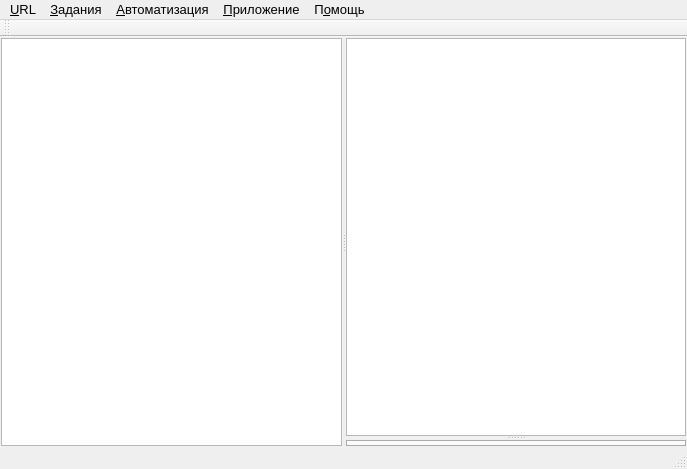
<?xml version="1.0" encoding="UTF-8"?>
<ui version="4.0">
 <class>REXWindow</class>
 <widget class="QMainWindow" name="REXWindow">
  <property name="geometry">
   <rect>
    <x>0</x>
    <y>0</y>
    <width>687</width>
    <height>469</height>
   </rect>
  </property>
  <property name="windowTitle">
   <string>REXLoader</string>
  </property>
  <property name="windowIcon">
   <iconset resource="resources.qrc">
    <normaloff>:/appimages/trayicon.png</normaloff>:/appimages/trayicon.png</iconset>
  </property>
  <widget class="QWidget" name="centralWidget">
   <layout class="QVBoxLayout" name="verticalLayout">
    <property name="spacing">
     <number>1</number>
    </property>
    <property name="margin">
     <number>1</number>
    </property>
    <item>
     <widget class="QSplitter" name="splitter_2">
      <property name="autoFillBackground">
       <bool>true</bool>
      </property>
      <property name="orientation">
       <enum>Qt::Horizontal</enum>
      </property>
      <widget class="QTreeView" name="treeView">
       <property name="acceptDrops">
        <bool>true</bool>
       </property>
       <property name="showDropIndicator" stdset="0">
        <bool>true</bool>
       </property>
       <property name="dragEnabled">
        <bool>true</bool>
       </property>
       <property name="dragDropOverwriteMode">
        <bool>true</bool>
       </property>
       <property name="dragDropMode">
        <enum>QAbstractItemView::DragDrop</enum>
       </property>
       <property name="defaultDropAction">
        <enum>Qt::MoveAction</enum>
       </property>
       <property name="verticalScrollMode">
        <enum>QAbstractItemView::ScrollPerPixel</enum>
       </property>
      </widget>
      <widget class="QSplitter" name="splitter">
       <property name="orientation">
        <enum>Qt::Vertical</enum>
       </property>
       <widget class="TableView" name="tableView">
        <property name="verticalScrollMode">
         <enum>QAbstractItemView::ScrollPerPixel</enum>
        </property>
        <property name="horizontalScrollMode">
         <enum>QAbstractItemView::ScrollPerPixel</enum>
        </property>
        <property name="wordWrap">
         <bool>false</bool>
        </property>
        <attribute name="verticalHeaderVisible">
         <bool>false</bool>
        </attribute>
        <attribute name="verticalHeaderDefaultSectionSize">
         <number>25</number>
        </attribute>
       </widget>
       <widget class="QTabWidget" name="tabWidget">
        <property name="tabPosition">
         <enum>QTabWidget::South</enum>
        </property>
        <property name="currentIndex">
         <number>-1</number>
        </property>
       </widget>
      </widget>
     </widget>
    </item>
   </layout>
  </widget>
  <widget class="QMenuBar" name="menuBar">
   <property name="geometry">
    <rect>
     <x>0</x>
     <y>0</y>
     <width>687</width>
     <height>22</height>
    </rect>
   </property>
   <property name="styleSheet">
    <string notr="true">QMenuBar 
{
Font-size: 13px;
}</string>
   </property>
   <widget class="QMenu" name="menuURL">
    <property name="title">
     <string>&amp;URL</string>
    </property>
    <addaction name="actionAdd_URL"/>
    <addaction name="actionDelURL"/>
    <addaction name="separator"/>
    <addaction name="actionDelURLFiles"/>
    <addaction name="separator"/>
    <addaction name="actionImportURL"/>
   </widget>
   <widget class="QMenu" name="menu">
    <property name="title">
     <string>&amp;Задания</string>
    </property>
    <widget class="QMenu" name="menu_7">
     <property name="title">
      <string>Установить приоритет</string>
     </property>
     <addaction name="actionPVeryLow"/>
     <addaction name="actionPLow"/>
     <addaction name="actionPNormal"/>
     <addaction name="actionPHight"/>
     <addaction name="actionPVeryHight"/>
    </widget>
    <widget class="QMenu" name="menu_6">
     <property name="title">
      <string>Скорость загрузки</string>
     </property>
     <addaction name="actionVeryLow"/>
     <addaction name="actionLow"/>
     <addaction name="actionNormal"/>
     <addaction name="actionHight"/>
    </widget>
    <addaction name="actionStart"/>
    <addaction name="actionStop"/>
    <addaction name="actionStartAll"/>
    <addaction name="actionStopAll"/>
    <addaction name="actionRedownload"/>
    <addaction name="separator"/>
    <addaction name="menu_6"/>
    <addaction name="separator"/>
    <addaction name="menu_7"/>
    <addaction name="separator"/>
    <addaction name="actionOpenTask"/>
    <addaction name="actionOpenDir"/>
    <addaction name="separator"/>
    <addaction name="actionTaskPropert"/>
   </widget>
   <widget class="QMenu" name="menu_2">
    <property name="title">
     <string>&amp;Автоматизация</string>
    </property>
    <widget class="QMenu" name="menu_3">
     <property name="title">
      <string>По завершении заданий</string>
     </property>
     <addaction name="actionPoweroff"/>
     <addaction name="actionHibernate"/>
     <addaction name="actionSuspend"/>
    </widget>
    <addaction name="actionSchedule"/>
    <addaction name="menu_3"/>
   </widget>
   <widget class="QMenu" name="menu_4">
    <property name="title">
     <string>&amp;Приложение</string>
    </property>
    <addaction name="actionpluginsShow"/>
    <addaction name="separator"/>
    <addaction name="actionAppSettings"/>
   </widget>
   <widget class="QMenu" name="menu_5">
    <property name="title">
     <string>П&amp;омощь</string>
    </property>
    <addaction name="actionHelp"/>
    <addaction name="actionOnlineHelp"/>
    <addaction name="separator"/>
    <addaction name="actionAbout"/>
    <addaction name="actionAboutQt"/>
   </widget>
   <addaction name="menuURL"/>
   <addaction name="menu"/>
   <addaction name="menu_2"/>
   <addaction name="menu_4"/>
   <addaction name="menu_5"/>
  </widget>
  <widget class="QToolBar" name="mainToolBar">
   <property name="minimumSize">
    <size>
     <width>0</width>
     <height>0</height>
    </size>
   </property>
   <property name="windowTitle">
    <string>Панель инструментов</string>
   </property>
   <property name="movable">
    <bool>true</bool>
   </property>
   <property name="iconSize">
    <size>
     <width>24</width>
     <height>24</height>
    </size>
   </property>
   <property name="floatable">
    <bool>false</bool>
   </property>
   <attribute name="toolBarArea">
    <enum>TopToolBarArea</enum>
   </attribute>
   <attribute name="toolBarBreak">
    <bool>false</bool>
   </attribute>
  </widget>
  <widget class="QStatusBar" name="statusBar">
   <property name="maximumSize">
    <size>
     <width>16777215</width>
     <height>26</height>
    </size>
   </property>
  </widget>
  <action name="actionAdd_URL">
   <property name="icon">
    <iconset resource="resources.qrc">
     <normaloff>:/appimages/add_48x48.png</normaloff>:/appimages/add_48x48.png</iconset>
   </property>
   <property name="text">
    <string>Добавить URL</string>
   </property>
   <property name="shortcut">
    <string>Ins</string>
   </property>
  </action>
  <action name="actionDelURL">
   <property name="icon">
    <iconset resource="resources.qrc">
     <normaloff>:/appimages/delete_48x48.png</normaloff>:/appimages/delete_48x48.png</iconset>
   </property>
   <property name="text">
    <string>Удалить URL</string>
   </property>
   <property name="shortcut">
    <string>Del</string>
   </property>
  </action>
  <action name="actionStart">
   <property name="icon">
    <iconset resource="resources.qrc">
     <normaloff>:/appimages/start_48x48.png</normaloff>:/appimages/start_48x48.png</iconset>
   </property>
   <property name="text">
    <string>Запустить</string>
   </property>
  </action>
  <action name="actionStop">
   <property name="icon">
    <iconset resource="resources.qrc">
     <normaloff>:/appimages/pause_48x48.png</normaloff>:/appimages/pause_48x48.png</iconset>
   </property>
   <property name="text">
    <string>Приостановить</string>
   </property>
  </action>
  <action name="actionStartAll">
   <property name="icon">
    <iconset resource="resources.qrc">
     <normaloff>:/appimages/start_all_48x48.png</normaloff>:/appimages/start_all_48x48.png</iconset>
   </property>
   <property name="text">
    <string>Запустить все</string>
   </property>
  </action>
  <action name="actionStopAll">
   <property name="icon">
    <iconset resource="resources.qrc">
     <normaloff>:/appimages/pause_all_48x8.png</normaloff>:/appimages/pause_all_48x8.png</iconset>
   </property>
   <property name="text">
    <string>Приостановить все</string>
   </property>
  </action>
  <action name="actionTaskPropert">
   <property name="text">
    <string>Свойства задания</string>
   </property>
  </action>
  <action name="actionSchedule">
   <property name="icon">
    <iconset resource="resources.qrc">
     <normaloff>:/appimages/schedule.png</normaloff>:/appimages/schedule.png</iconset>
   </property>
   <property name="text">
    <string>Расписание</string>
   </property>
  </action>
  <action name="actionPoweroff">
   <property name="checkable">
    <bool>true</bool>
   </property>
   <property name="icon">
    <iconset resource="resources.qrc">
     <normaloff>:/appimages/shutdown.png</normaloff>:/appimages/shutdown.png</iconset>
   </property>
   <property name="text">
    <string>Выключить компьютер</string>
   </property>
  </action>
  <action name="actionpluginsShow">
   <property name="icon">
    <iconset resource="resources.qrc">
     <normaloff>:/appimages/plugins.png</normaloff>:/appimages/plugins.png</iconset>
   </property>
   <property name="text">
    <string>Плагины</string>
   </property>
  </action>
  <action name="actionAppSettings">
   <property name="icon">
    <iconset resource="resources.qrc">
     <normaloff>:/appimages/settings.png</normaloff>:/appimages/settings.png</iconset>
   </property>
   <property name="text">
    <string>Настройки приложения</string>
   </property>
  </action>
  <action name="actionHelp">
   <property name="text">
    <string>Помощь по программе</string>
   </property>
   <property name="shortcut">
    <string>F1</string>
   </property>
  </action>
  <action name="actionOnlineHelp">
   <property name="text">
    <string>On-line руководства</string>
   </property>
  </action>
  <action name="actionAbout">
   <property name="icon">
    <iconset resource="resources.qrc">
     <normaloff>:/appimages/trayicon.png</normaloff>:/appimages/trayicon.png</iconset>
   </property>
   <property name="text">
    <string>О программе</string>
   </property>
  </action>
  <action name="actionAboutQt">
   <property name="text">
    <string>О Qt</string>
   </property>
  </action>
  <action name="actionDelURLFiles">
   <property name="icon">
    <iconset resource="resources.qrc">
     <normaloff>:/appimages/delete_all._48x48png</normaloff>:/appimages/delete_all._48x48png</iconset>
   </property>
   <property name="text">
    <string>Удалить URL и файл</string>
   </property>
   <property name="shortcut">
    <string>Shift+Del</string>
   </property>
  </action>
  <action name="actionVeryLow">
   <property name="checkable">
    <bool>true</bool>
   </property>
   <property name="text">
    <string>Очень низкая</string>
   </property>
  </action>
  <action name="actionLow">
   <property name="checkable">
    <bool>true</bool>
   </property>
   <property name="text">
    <string>Низкая</string>
   </property>
  </action>
  <action name="actionNormal">
   <property name="checkable">
    <bool>true</bool>
   </property>
   <property name="text">
    <string>Средняя</string>
   </property>
  </action>
  <action name="actionHight">
   <property name="checkable">
    <bool>true</bool>
   </property>
   <property name="text">
    <string>Высокая</string>
   </property>
  </action>
  <action name="actionOpenDir">
   <property name="icon">
    <iconset resource="resources.qrc">
     <normaloff>:/appimages/open_folder.png</normaloff>:/appimages/open_folder.png</iconset>
   </property>
   <property name="text">
    <string>Открыть папку</string>
   </property>
   <property name="toolTip">
    <string>Открывает папку, в которой сохранен данный объект</string>
   </property>
  </action>
  <action name="actionOpenTask">
   <property name="icon">
    <iconset resource="resources.qrc">
     <normaloff>:/appimages/open_task.png</normaloff>:/appimages/open_task.png</iconset>
   </property>
   <property name="text">
    <string>Открыть/Запустить</string>
   </property>
   <property name="toolTip">
    <string>Открывает или запускает скачанный файл средствами операционной системы</string>
   </property>
  </action>
  <action name="actionPVeryLow">
   <property name="checkable">
    <bool>true</bool>
   </property>
   <property name="icon">
    <iconset resource="resources.qrc">
     <normaloff>:/appimages/pverylow_16x16.png</normaloff>:/appimages/pverylow_16x16.png</iconset>
   </property>
   <property name="text">
    <string>Самый низкий</string>
   </property>
  </action>
  <action name="actionPLow">
   <property name="checkable">
    <bool>true</bool>
   </property>
   <property name="icon">
    <iconset resource="resources.qrc">
     <normaloff>:/appimages/plow_16x16.png</normaloff>:/appimages/plow_16x16.png</iconset>
   </property>
   <property name="text">
    <string>Низкий</string>
   </property>
  </action>
  <action name="actionPNormal">
   <property name="checkable">
    <bool>true</bool>
   </property>
   <property name="icon">
    <iconset resource="resources.qrc">
     <normaloff>:/appimages/pnormal_16x16.png</normaloff>:/appimages/pnormal_16x16.png</iconset>
   </property>
   <property name="text">
    <string>Средний</string>
   </property>
  </action>
  <action name="actionPHight">
   <property name="checkable">
    <bool>true</bool>
   </property>
   <property name="icon">
    <iconset resource="resources.qrc">
     <normaloff>:/appimages/phight_16x16.png</normaloff>:/appimages/phight_16x16.png</iconset>
   </property>
   <property name="text">
    <string>Высокий</string>
   </property>
  </action>
  <action name="actionPVeryHight">
   <property name="checkable">
    <bool>true</bool>
   </property>
   <property name="icon">
    <iconset resource="resources.qrc">
     <normaloff>:/appimages/pveryhight_16x16.png</normaloff>:/appimages/pveryhight_16x16.png</iconset>
   </property>
   <property name="text">
    <string>Очень высокий</string>
   </property>
  </action>
  <action name="actionRedownload">
   <property name="icon">
    <iconset resource="resources.qrc">
     <normaloff>:/appimages/redownload.png</normaloff>:/appimages/redownload.png</iconset>
   </property>
   <property name="text">
    <string>Перезакачать</string>
   </property>
  </action>
  <action name="actionImportURL">
   <property name="icon">
    <iconset resource="resources.qrc">
     <normaloff>:/appimages/import.png</normaloff>:/appimages/import.png</iconset>
   </property>
   <property name="text">
    <string>Импорт URL</string>
   </property>
  </action>
  <action name="actionAddCategory">
   <property name="text">
    <string>Создать категорию</string>
   </property>
  </action>
  <action name="actionDeleteCategory">
   <property name="text">
    <string>Удалить категорию</string>
   </property>
  </action>
  <action name="actionCatProperties">
   <property name="text">
    <string>Свойства</string>
   </property>
  </action>
  <action name="actionOneTask">
   <property name="checkable">
    <bool>true</bool>
   </property>
   <property name="text">
    <string>1</string>
   </property>
  </action>
  <action name="actionTwoTasks">
   <property name="checkable">
    <bool>true</bool>
   </property>
   <property name="text">
    <string>2</string>
   </property>
  </action>
  <action name="actionThreeTasks">
   <property name="checkable">
    <bool>true</bool>
   </property>
   <property name="text">
    <string>3</string>
   </property>
  </action>
  <action name="actionFourTasks">
   <property name="checkable">
    <bool>true</bool>
   </property>
   <property name="text">
    <string>4</string>
   </property>
  </action>
  <action name="actionFiveTasks">
   <property name="checkable">
    <bool>true</bool>
   </property>
   <property name="text">
    <string>5</string>
   </property>
  </action>
  <action name="actionHibernate">
   <property name="checkable">
    <bool>true</bool>
   </property>
   <property name="icon">
    <iconset resource="resources.qrc">
     <normaloff>:/appimages/hibernate.png</normaloff>:/appimages/hibernate.png</iconset>
   </property>
   <property name="text">
    <string>Гибернация</string>
   </property>
  </action>
  <action name="actionSuspend">
   <property name="checkable">
    <bool>true</bool>
   </property>
   <property name="icon">
    <iconset resource="resources.qrc">
     <normaloff>:/appimages/suspend.png</normaloff>:/appimages/suspend.png</iconset>
   </property>
   <property name="text">
    <string>Ждущий режим</string>
   </property>
  </action>
 </widget>
 <layoutdefault spacing="6" margin="11"/>
 <customwidgets>
  <customwidget>
   <class>TableView</class>
   <extends>QTableView</extends>
   <header>tableview.h</header>
  </customwidget>
 </customwidgets>
 <resources>
  <include location="resources.qrc"/>
 </resources>
 <connections/>
</ui>
